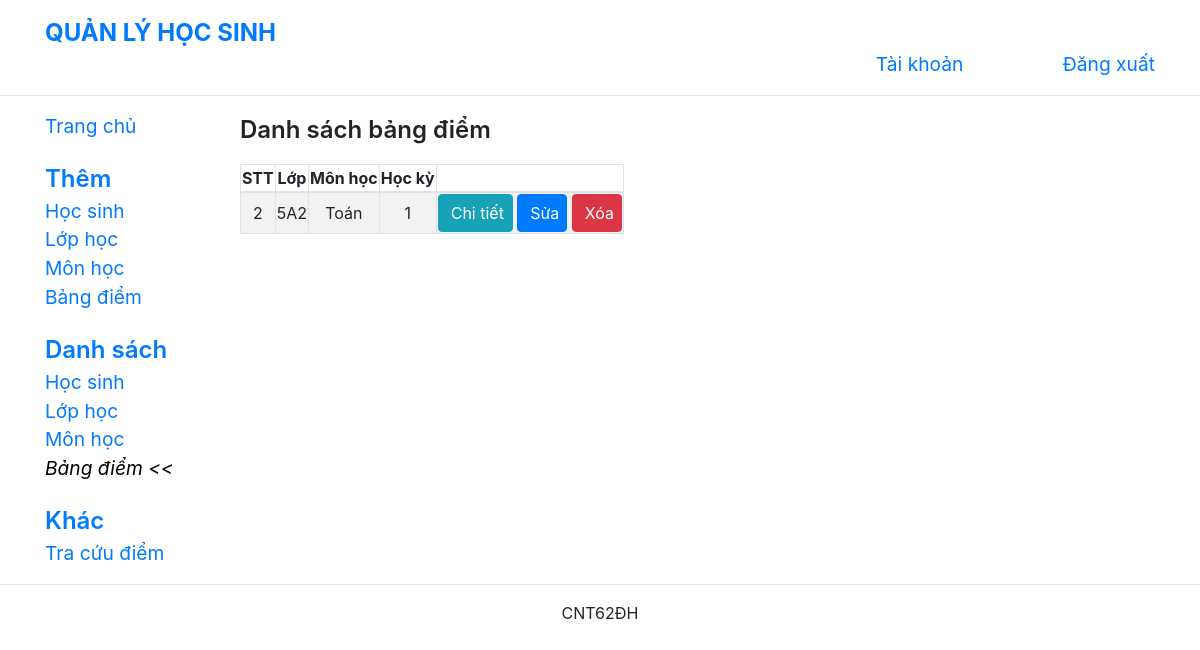
/listTranscripts.php, run on the app's committed database.
### tables this page shows
CREATE TABLE `bangdiem` (
  `id_bangdiem` int(11) NOT NULL,
  `id_monhoc` int(11) NOT NULL,
  `hocky` int(11) NOT NULL,
  `id_lop` int(11) NOT NULL
);

CREATE TABLE `lop` (
  `id_lop` int(11) NOT NULL,
  `tenlop` varchar(20) NOT NULL,
  `khoi` int(11) NOT NULL,
  `siso` int(11) NOT NULL
);

CREATE TABLE `monhoc` (
  `id_monhoc` int(11) NOT NULL,
  `tenmonhoc` varchar(50) NOT NULL
);

### listTranscripts.php (the view, shortened to what this page needs)
<?php
include "connect.php";
$sql = "SELECT bangdiem.id_bangdiem, lop.tenlop, monhoc.tenmonhoc, bangdiem.hocky FROM bangdiem INNER JOIN lop ON bangdiem.id_lop = lop.id_lop INNER JOIN monhoc ON bangdiem.id_monhoc = monhoc.id_monhoc";
$stmt=$conn->prepare($sql);
$query=$stmt->execute();
?>
<!DOCTYPE html>
<html>
<head>
    <link rel="stylesheet" href="https://maxcdn.bootstrapcdn.com/bootstrap/4.0.0/css/bootstrap.min.css"
>
    <link href="https://cdn.jsdelivr.net/npm/select2@4.1.0-rc.0/dist/css/select2.min.css" rel="stylesheet" />
    <link rel="stylesheet" type="text/css" href="https://cdn.datatables.net/v/dt/dt-1.10.25/datatables.min.css" />
    <link rel="stylesheet" href="common.css">
    <link rel="stylesheet" href="layout.css">
</head>
<body>
    <div class="container">
        <header class="row">
            <div id="brand" class="col-12 col-lg-7">
                <a href="./index.php" class="navbar-brand">
                    <span id="brand_name">QUẢN LÝ HỌC SINH</span>
                </a>
            </div>
            <div id="horizontal_menu" class="col-12 col-lg-5 row">
                <a href="#" class="col-7">Tài khoản</a>
                <a href="logout.php" class="col-5">Đăng xuất</a>
            </div>
        </header>
    </div>
    <hr>
    <div class="container">
        <div class="row">
            <nav class="col-lg-2 navbar-collapse collapse expand-lg" id="nav_bar">
                <a href="./index.php" class="nav_option">Trang chủ</a>
                <div class="nav_group">
                    <p class="nav_group_name">Thêm</p>
                    <a href="./createStudent.php" class="nav_option">Học sinh</a>
                    <a href="./createClass.php" class="nav_option">Lớp học</a>
                    <a href="./createSubject.php" class="nav_option">Môn học</a>
                    <a href="./createTranscript.php" class="nav_option">Bảng điểm</a>
                </div>
                <div class="nav_group">
                    <p class="nav_group_name">Danh sách</p>
                    <a href="./listStudents.php" class="nav_option">Học sinh</a>
                    <a href="./listClasses.php" class="nav_option">Lớp học</a>
                    <a href="./listSubjects.php" class="nav_option">Môn học</a>
                    <a href="./listTranscripts.php" class="nav_option current_item">Bảng điểm</a>
                </div>
                <div class="nav_group">
                    <p class="nav_group_name">Khác</p>
                    <a href="./searchTranscript.php" class="nav_option">Tra cứu điểm</a>
                </div>
            </nav>
            <div class="col-lg-10 content">
                <p class="page_title">Danh sách bảng điểm</p>
                <div class="table-responsive">
                    <table class="data_table table-striped table-bordered">
                        <thead>
                            <th>STT</th>
                            <th>Lớp</th>
                            <th>Môn học</th>
                            <th>Học kỳ</th>
                            <th></th>
                        </thead>
                        <tbody>
                        <?php
                            if($query){
                                while($row = $stmt->fetch(PDO::FETCH_ASSOC)){
                            ?>
                                <tr>
                                    <td><?php echo $row["id_bangdiem"]?></td>
                                    <td><?php echo $row["tenlop"]?></td>
                                    <td><?php echo $row["tenmonhoc"]?></td>
                                    <td><?php echo $row["hocky"]?></td>
                                    <span>
                                <td>
                                    <a class="btn btn-info" style="width:75px" href="OneTranscriptDetail.php?id_bangdiem=<?php echo $row["id_bangdiem"]?>">Chi tiết</a>
                                    <a class="btn btn-primary" style="width: 50px" href="createTranscriptDetail.php?id_bangdiem=<?php echo $row["id_bangdiem"]?>">Sửa</a>
                                    <a class="btn btn-danger" style="width:50px" href="?id_bangdiem=<?php echo $row["id_bangdiem"]?>">Xóa</a>
                                </td>
                                </span>
                            </tr>
                            <?php
                        }
                    }
                    ?>
                        </tbody>
                    </table>
                </div>
            </div>
        </div>
    </div>
    <hr>
    <div class="container">
        <footer>
            <p>CNT62ĐH</p>
        </footer>
    </div>
</body>
</html>

### common.css (style rules this page uses)
.btn { width: 150px; }
.content { padding-left: 20px; }
.page_title { font-weight: 600; font-size: 1.5em; }
td, th { text-align: center; }
@media (min-width: 992px) { .expand-lg { display: block !important; } }

### layout.css (style rules this page uses)
header { margin-top: 10px; }
#brand a, #brand a:hover { color: #007bff; font-size: 1.5em; font-weight: bold; }
#horizontal_menu { text-align: right; padding-top: 40px; padding-right: 0; }
#horizontal_menu a, #horizontal_menu a:hover { text-decoration: none; font-size: 1.2em; vertical-align: bottom; padding-right: 0; }
.nav_group { margin-top: 20px; }
.nav_group_name { font-size: 1.5em; font-weight: 600; color: #007bff; margin: 0; }
.nav_option, .nav_option:hover { display: block; font-size: 1.2em; text-decoration: none; }
.current_item, .current_item:hover { color: black; font-style: italic; }
.current_item::after { content: " <<"; }
footer { text-align: center; }

### data on the page
bangdiem: id_bangdiem "2", id_lop.tenlop "5A2", id_monhoc.tenmonhoc "Toán", hocky "1"
